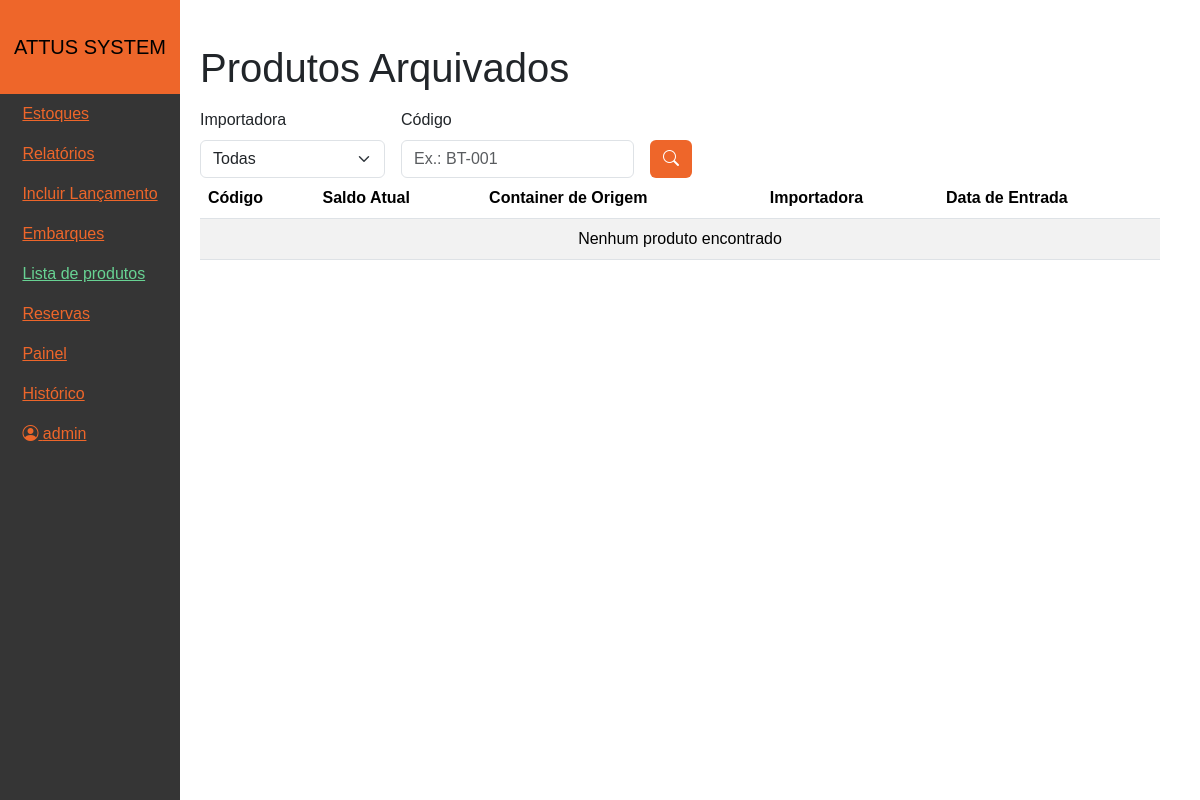
The page /produtos/arquivados (signed in) on the database as committed earlier.
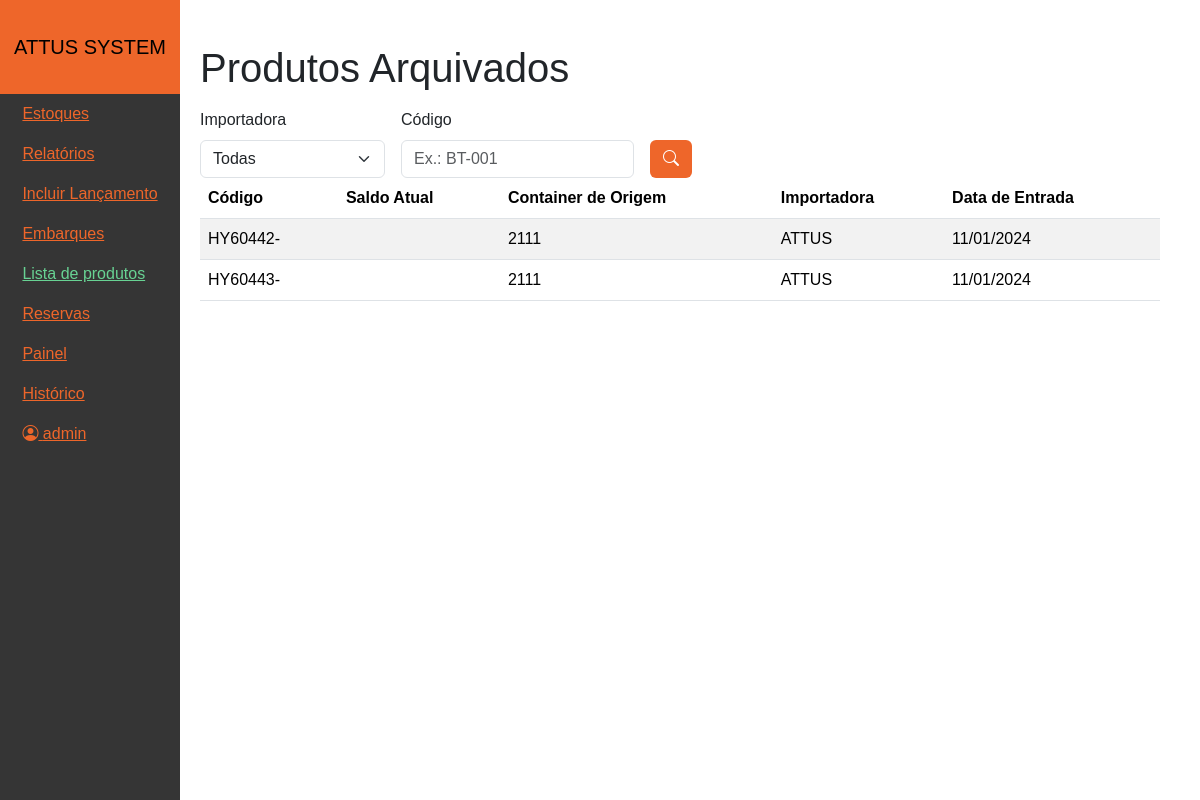
The same page on the database as committed later.
### tables this page shows
CREATE TABLE `products` (
  `ID` int NOT NULL AUTO_INCREMENT,
  `code` varchar(30) NOT NULL,
  `description` varchar(255) DEFAULT NULL,
  `chinese_description` varchar(255) DEFAULT NULL,
  `importer` varchar(30) NOT NULL,
  `ean` varchar(13) DEFAULT NULL,
  `is_active` tinyint(1) DEFAULT '1',
  `created_at` timestamp NOT NULL DEFAULT CURRENT_TIMESTAMP,
  `giro_percentual` float unsigned zerofill DEFAULT NULL,
  PRIMARY KEY (`ID`)
);

### Controllers/_Viewer.php (called while the page is built)
<?php
class _Viewer
{
    public function view($view, $data = [])
    {
        extract($data);
        require_once "Views/$view.php";
    }
}

### Controllers/ProdutosController.php (called while the page is built, shortened)
<?php
require_once "Models/Product.php";
class ProdutosController extends _Controller
{
    public $productModel;
    public function __construct()
    {
        parent::__construct("Produtos");
        $this->productModel = new Product();
    }
    public function arquivados()
    {
        $where = "p.is_active = 0";
        $page = 1;
        $limit = 50;
        $productResponse = $this->productModel->getAll($page, $limit, where: $where);
        return $this->view("Produtos/Arquivados",  [
            "products" => $productResponse["products"]->fetch_all(MYSQLI_ASSOC),
            "pageCount" => $productResponse["pageCount"],
            "page" => $page
        ]);
    }
}

### Models/Model.php (called while the page is built, shortened)
<?php
require_once "Models/Database.php";
class Model
{
    public function __construct()
    {
        $this->db = Database::getInstance();
    }
}

### Models/Database.php (called while the page is built, shortened)
<?php
class Database
{
    private static $host;
    private static $username;
    private static $password;
    private static $dbname;
    private $conn;
    private static $instance = null;
    public function __construct()
    {
        self::$host = ConfigManager::$DATABASE_HOST;
        self::$username = ConfigManager::$DATABASE_USERNAME;
        self::$password = ConfigManager::$DATABASE_PASSWORD;
        self::$dbname = ConfigManager::$DATABASE_NAME;
        $this->conn = new mysqli(self::$host, self::$username, self::$password, self::$dbname);
    }
    public static function getInstance()
    {
        if (self::$instance === null) {
            self::$instance = new self();
        }
        return self::$instance;
    }
    public function query($sql)
    {
        return $this->conn->query($sql);
    }
    public function prepare($sql)
    {
        return $this->conn->prepare($sql);
    }
}

### Models/User.php (called while the page is built, shortened)
<?php
require_once "Models/Model.php";
class User extends Model
{
    public function getUserById($id)
    {
        $sql = "SELECT * FROM `users` WHERE `id` = ?";
        $stmt = $this->db->prepare($sql);
        $stmt->bind_param("i", $id);
        $stmt->execute();
        $result = $stmt->get_result();
        return $result->fetch_assoc();
    }
}

### Managers/UserPermissionManager.php (called while the page is built, shortened)
<?php
require_once "Models/User.php";
class UserPermissionManager
{
    public function __construct($userId)
    {
        $userModel = new User();
        $user = $userModel->getUserById($userId);
    }
}

### Controllers/_Controller.php (called while the page is built, shortened)
<?php
require_once "Managers/UserPermissionManager.php";
require_once "Controllers/_Viewer.php";
class _Controller extends _Viewer
{
    public function __construct($controller_name = null)
    {
        $user = AuthManager::getUser();
        $this->userPermissionManager = new UserPermissionManager($user['id']);
    }
}

### Models/Product.php (called while the page is built, shortened)
<?php
require_once "Models/Model.php";
class Product extends Model
{
    public function getAll(int $page = 1, int $limit = 50, $where = 1)
    {
        $offset = ($page - 1) * $limit;
        $sql = "SELECT
                    p.*,
                    lc.name as container_name,
                    pc.arrival_date as entry_date
                FROM products p
            INNER JOIN products_in_container pc
                ON pc.product_ID = p.ID
            INNER JOIN lote_container lc
                ON lc.ID = pc.container_ID
            WHERE pc.ID = (
                SELECT MAX(pc2.ID)
                FROM products_in_container pc2
                WHERE pc2.product_ID = p.ID
            )
            AND $where
            ORDER BY p.created_at DESC
            LIMIT $limit OFFSET $offset";
        $products = $this->db->query($sql);
        $pageCount = ceil($this->db->query("SELECT COUNT(DISTINCT p.ID) as count FROM products p
            INNER JOIN products_in_container pc ON pc.product_ID = p.ID
            INNER JOIN lote_container lc ON lc.ID = pc.container_ID
            WHERE $where")->fetch_assoc()["count"] / $limit);
        return array(
            "products" => $products,
            "pageCount" => $pageCount
        );
    }
}

### Views/Produtos/Arquivados.php (the view, shortened to what the changed rows need)
<?php
$pageTitle = "Produtos";
require "Components/Header.php"
    ?>
<main>
    <h1 class="mt-4 mb-3"><?= $pageTitle ?> Arquivados</h1>
    <div class="table-responsive" style="max-height: 40vh; min-height: 100px">
        <table class="table table-striped" style="min-width: max-content">
            <thead>
                <tr>
                    <th>Código</th>
                    <th>Saldo Atual</th>
                    <th>Container de Origem</th>
                    <th>Importadora</th>
                    <th>Data de Entrada</th>
                </tr>
            </thead>
            <tbody>
                <?php
                foreach ($products as $product) {
                    ?>
                    <tr>
                        <td><?= $product["code"] ?></td>
                        <td></td>
                        <td><?= $product["container_name"] ?></td>
                        <td><?= $product["importer"] ?></td>
                        <td><?= date("d/m/Y", strtotime($product["entry_date"])) ?></td>
                    </tr>
                    <?php
                }
                ?>
                <?php if (count($products) == 0) { ?>
                    <tr>
                        <td colspan="5" class="text-center">Nenhum produto encontrado</td>
                    </tr>
                <?php } ?>
            </tbody>
        </table>
    </div>
</main>
<?php
include "Components/Template.php";
?>

Rows that differ between the two databases and show on the page:
now on this page (row edited): products: code "HY60442-", container_name "2111", importer "ATTUS", entry_date "11/01/2024"
now on this page (row edited): products: code "HY60443-", container_name "2111", importer "ATTUS", entry_date "11/01/2024"
Other text that changed with them:
text no longer shown: "Nenhum produto encontrado"
